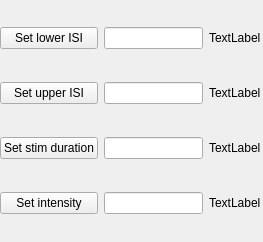
<?xml version="1.0" encoding="UTF-8"?>
<ui version="4.0">
 <class>DeviceSettings</class>
 <widget class="QWidget" name="DeviceSettings">
  <property name="geometry">
   <rect>
    <x>0</x>
    <y>0</y>
    <width>263</width>
    <height>242</height>
   </rect>
  </property>
  <property name="windowTitle">
   <string>Form</string>
  </property>
  <widget class="QWidget" name="gridLayoutWidget">
   <property name="geometry">
    <rect>
     <x>0</x>
     <y>0</y>
     <width>261</width>
     <height>241</height>
    </rect>
   </property>
   <layout class="QGridLayout" name="gridLayout">
    <item row="0" column="1">
     <widget class="QLineEdit" name="set_lower_isi_text_edit"/>
    </item>
    <item row="2" column="1">
     <widget class="QLineEdit" name="set_stim_dur_text_edit"/>
    </item>
    <item row="2" column="0">
     <widget class="QPushButton" name="set_stim_duration_push_button">
      <property name="text">
       <string>Set stim duration</string>
      </property>
     </widget>
    </item>
    <item row="3" column="1">
     <widget class="QLineEdit" name="set_intensity_text_edit"/>
    </item>
    <item row="0" column="0">
     <widget class="QPushButton" name="set_lower_isi_push_button">
      <property name="text">
       <string>Set lower ISI</string>
      </property>
     </widget>
    </item>
    <item row="3" column="0">
     <widget class="QPushButton" name="set_intensity_push_button">
      <property name="text">
       <string>Set intensity</string>
      </property>
     </widget>
    </item>
    <item row="1" column="1">
     <widget class="QLineEdit" name="set_upper_isi_text_edit"/>
    </item>
    <item row="1" column="0">
     <widget class="QPushButton" name="set_upper_isi_push_button">
      <property name="text">
       <string>Set upper ISI</string>
      </property>
     </widget>
    </item>
    <item row="0" column="2">
     <widget class="QLabel" name="lower_isi_val_label">
      <property name="text">
       <string>TextLabel</string>
      </property>
     </widget>
    </item>
    <item row="1" column="2">
     <widget class="QLabel" name="upper_isi_val_label">
      <property name="text">
       <string>TextLabel</string>
      </property>
     </widget>
    </item>
    <item row="2" column="2">
     <widget class="QLabel" name="stim_dur_val_label">
      <property name="text">
       <string>TextLabel</string>
      </property>
     </widget>
    </item>
    <item row="3" column="2">
     <widget class="QLabel" name="intensity_val_label">
      <property name="text">
       <string>TextLabel</string>
      </property>
     </widget>
    </item>
   </layout>
  </widget>
 </widget>
 <resources/>
 <connections/>
</ui>
